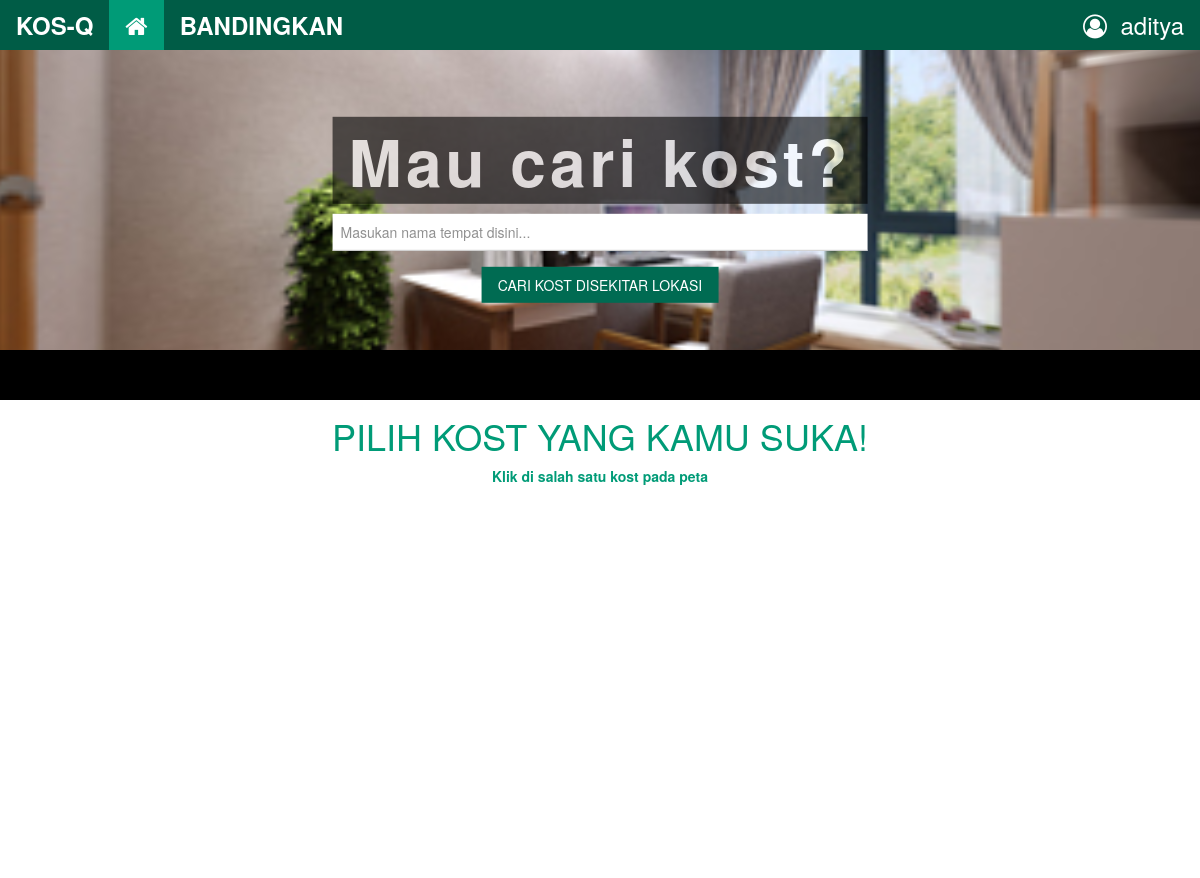
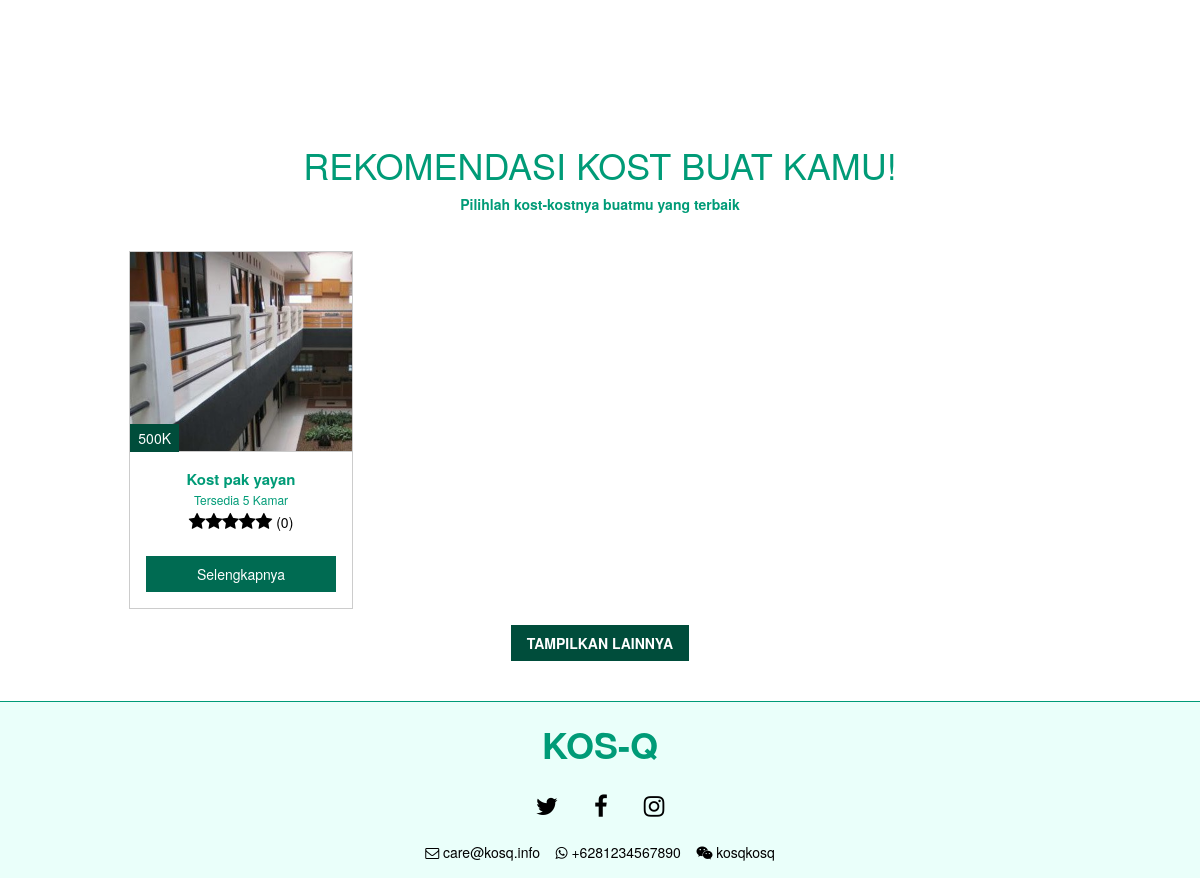
Page / (signed in) on the committed database (2 pictures, top to bottom).
### tables this page shows
CREATE TABLE `userBiasa` (
  `id` bigint(20) NOT NULL,
  `depan` varchar(50) NOT NULL,
  `belakang` varchar(50) NOT NULL,
  `userBiasa` varchar(10) NOT NULL,
  `email` varchar(255) NOT NULL,
  `namaKost` varchar(255) NOT NULL,
  `pass` varchar(255) NOT NULL,
  `status` int(1) NOT NULL DEFAULT '0'
);

CREATE TABLE `dataKost` (
  `id` bigint(12) NOT NULL,
  `nama` varchar(150) NOT NULL,
  `lat` varchar(255) NOT NULL,
  `long` varchar(255) NOT NULL,
  `intro` text NOT NULL,
  `harga` bigint(12) NOT NULL
);

CREATE TABLE `fotoKost` (
  `id` bigint(12) NOT NULL,
  `fotoKT` varchar(255) NOT NULL,
  `fotoKM` varchar(255) NOT NULL
);

CREATE TABLE `kapasitasKost` (
  `id_kost` bigint(12) NOT NULL,
  `kapasitas` int(5) NOT NULL
);

### index.php (the view, shortened to what this page needs)
<?php
	$home = "w3-theme";
	include "atas.php";
?>
<div class="w3-display-container">
	<div id="header" style="height:400px;width:100%"></div>
    <div class="w3-display-middle">
		<h1 class="w3-jumbo w3-text-white w3-wide w3-black w3-opacity w3-padding"><b>Mau cari kost?</b></h1>
		<form class="w3-center">
			<input class="w3-input w3-margin-bottom" id="address" type="text" placeholder="Masukan nama tempat disini...">
  			<input type="button" id="submit" class="w3-bar-item w3-button w3-theme-d3 w3-hover-theme" value="CARI KOST DISEKITAR LOKASI"/>
		</form>
	</div>
</div>
<div class="w3-container">
	<div class="w3-row">
		<div class="w3-col l1 w3-hide-medium w3-hide-small">
		</div>
		<div class="w3-col l10 m12 s12 w3-text-theme">
			<div class="w3-center w3-margin-bottom">
				<h1 class="w3-margin-top">PILIH KOST YANG KAMU SUKA!</h1>
				<label>Klik di salah satu kost pada peta</label>
			</div>
			<div id="map" class="w3-margin-top w3-margin-bottom" style="height:500px"></div>
			<div class="w3-center w3-margin-bottom">
				<h1 class="w3-margin-top">REKOMENDASI KOST BUAT KAMU!</h1>
				<label>Pilihlah kost-kostnya buatmu yang terbaik</label>
			</div>
			<div class="w3-row-padding w3-margin-top w3-center">
			<?php
				$sqlsql = "SELECT * FROM dataKost dk
						   INNER JOIN kapasitasKost kk ON dk.id = kk.id_kost
						   INNER JOIN fotoKost fk ON dk.id = fk.id WHERE kk.kapasitas > 0 ORDER BY rand()";
				$queryquery = mysql_query($sqlsql);
				while($k = mysql_fetch_array($queryquery)) { ?>
					<div class="w3-col l3 m4 s6">
						<div class="limitTampil w3-margin-top w3-border">
							<div class="w3-display-container">
								<div class="w3-display-bottomleft w3-theme-dark w3-padding-small">
									<?php echo "".($k['harga']/1000)."K"; ?>
								</div>
								<div style="width:100%;height:200px;overflow:hidden" class="w3-white w3-border-bottom">
									<center><img src="<?=$k['fotoKT']?>" height="200px"/></center>
								</div>
							</div>
							<div class="w3-row">
								<div class="w3-medium w3-margin-top">
									<b><?=$k['nama']?></b>
								</div>
								<div class="w3-small">
									Tersedia <?=$k['kapasitas']?> Kamar
								</div>
							</div>
							<?php
							    $ksq = mysql_query("SELECT AVG(kenyamanan) AS kenyamanan, AVG(keamanan) AS keamanan, AVG(kebersihan) AS kebersihan, COUNT(*) AS jumlahReview FROM reviewKost WHERE idKost = $k[id]");
							    $ytg = mysql_fetch_array($ksq);
							    $kenyamanan = $ytg['kenyamanan'];
							    $keamanan = $ytg['keamanan'];
							    $kebersihan = $ytg['kebersihan'];
							    $rata2 = round(($kenyamanan + $keamanan + $kebersihan) / 3);
							?>
							<div class="w3-bar w3-text-black w3-padding-small">
				                <?php
				                    for($a=0; $a<abs($rata2-5); $a++) {
				                        echo "<span class='w3-large fa fa-star'></span>";
				                    }
				                ?> (<?=$ytg['jumlahReview']?>)
							</div>
							<div onclick="location.href='tampil.php?id=<?=$k['id']?>'" class="w3-padding w3-margin w3-row w3-theme-d3 w3-hover-theme" style="cursor: pointer">
								Selengkapnya
							</div>
						</div>
					</div>
			<?
				}
			?>
			</div>
			<div class="w3-row-padding w3-center w3-margin-top">
				<div id="tampilkanLain" class="w3-button w3-hover-theme w3-theme-d5">
					<b>TAMPILKAN LAINNYA</b>
				</div>
			</div>
		</div>
	</div>
</div>
<br/><br/>
<?php
	include "bawah.php";
?>

### atas.php (shortened to what this page needs)
<!doctype html>
<html>
	<head>
		<link rel="stylesheet" type="text/css" href="css/w3.css"/>
		<link rel="stylesheet" type="text/css" href="css/warna.css"/>
		<link rel="stylesheet" href="https://cdnjs.cloudflare.com/ajax/libs/font-awesome/4.7.0/css/font-awesome.min.css">
		<link href="css/bootstrap.min.css" rel="stylesheet">
		<link rel="stylesheet" href="css/pannellum.css">
  	</head>
  	<body>
<div class="w3-top">
	<div class="w3-bar w3-xlarge w3-theme-d4">
		<div class="w3-bar-item"><b>KOS-Q</b>
		</div>
		<button onclick="location.href='index.php'" class="w3-hide-small w3-bar-item w3-button w3-hover-theme <?=$home?>">
			<b><i class="fa fa-home" aria-hidden="true"></i></b>
		</button>
		<button onclick="location.href='banding.php'" class="w3-hide-small w3-bar-item w3-button w3-hover-theme <?=$aktifBanding?>">
			<b>BANDINGKAN</b>
		</button>
		<?php if(isset($_SESSION['userBiasa']) && isset($_SESSION['pass'])) {
					$yhb = mysql_query("SELECT * FROM userBiasa WHERE userBiasa = '$_SESSION[userBiasa]'");
					$nmf = mysql_fetch_array($yhb);
		?>
			<div class="w3-dropdown-click w3-hover-theme w3-right w3-hide-small">
				<button onclick="fungsiDropdown()" class="w3-button">
					<i class="fa fa-user-circle-o" aria-hidden="true"></i>&nbsp;&nbsp;<?=$nmf['userBiasa']?>
				</button>
		    </div>
			<?php } else { ?>
			<button onclick="document.getElementById('formulir').style.display='block'" class="w3-hover-theme w3-bar-item w3-right w3-button w3-hide-small">
				<i class="fa fa-sign-in" aria-hidden="true"></i>&nbsp;&nbsp;Login
			</button>
		<?php } ?>
	</div>
</div>

### css/w3.css (style rules this page uses)
html { box-sizing:border-box }
*,*:before,*:after { box-sizing:inherit }
html { -ms-text-size-adjust:100%;-webkit-text-size-adjust:100% }
body { margin:0 }
img { border-style:none }
button,input,select,textarea { font:inherit;margin:0 }
button,input { overflow:visible }
button,select { text-transform:none }
button,html [type=button],[type=reset],[type=submit] { -webkit-appearance:button }
html,body { font-family:Verdana,sans-serif;font-size:15px;line-height:1.5 }
html { overflow-x:hidden }
h1 { font-size:36px }
h1,h2,h3,h4,h5,h6 { font-family:"Segoe UI",Arial,sans-serif;font-weight:400;margin:10px 0 }
.w3-wide { letter-spacing:4px }
img { margin-bottom:-5px }
.w3-btn,.w3-button { border:none;display:inline-block;outline:0;padding:8px 16px;vertical-align:middle;overflow:hidden;text-decoration:none;color:inherit;background-color:inherit;text-align:center;cursor:pointer;white-space:nowrap }
.w3-btn,.w3-button { -webkit-touch-callout:none;-webkit-user-select:none;-khtml-user-select:none;-moz-user-select:none;-ms-user-select:none;user-select:none }
.w3-tooltip,.w3-display-container { position:relative }
.w3-input { padding:8px;display:block;border:none;border-bottom:1px solid #ccc;width:100% }
.w3-dropdown-click,.w3-dropdown-hover { position:relative;display:inline-block;cursor:pointer }
.w3-bar { width:100%;overflow:hidden }
.w3-center .w3-bar { display:inline-block;width:auto }
.w3-bar .w3-bar-item { padding:8px 16px;float:left;width:auto;border:none;outline:none;display:block }
.w3-bar .w3-dropdown-hover,.w3-bar .w3-dropdown-click { position:static;float:left }
.w3-bar .w3-button { white-space:normal }
.w3-container:after,.w3-container:before,.w3-panel:after,.w3-panel:before,.w3-row:after,.w3-row:before,.w3-row-padding:after,.w3-row-padding:before, .w3-cell-row:before,.w3-cell-row:after,.w3-clear:after,.w3-clear:before,.w3-bar:before,.w3-bar:after { content:"";display:table;clear:both }
.w3-col,.w3-half,.w3-third,.w3-twothird,.w3-threequarter,.w3-quarter { float:left;width:100% }
.w3-col.s6 { width:49.99999% }
.w3-col.s12 { width:99.99999% }
@media (min-width:601px) { .w3-col.m4,.w3-third { width:33.33333% } }
@media (min-width:601px) { .w3-col.m12 { width:99.99999% } }
@media (min-width:993px) { .w3-col.l1 { width:8.33333% } }
@media (min-width:993px) { .w3-col.l3 { width:24.99999% } }
@media (min-width:993px) { .w3-col.l10 { width:83.33333% } }
.w3-top,.w3-bottom { position:fixed;width:100%;z-index:1 }
.w3-top { top:0 }
.w3-display-bottomleft { position:absolute;left:0;bottom:0 }
.w3-display-middle { position:absolute;top:50%;left:50%;transform:translate(-50%,-50%);-ms-transform:translate(-50%,-50%) }
.w3-row-padding,.w3-row-padding>.w3-half,.w3-row-padding>.w3-third,.w3-row-padding>.w3-twothird,.w3-row-padding>.w3-threequarter,.w3-row-padding>.w3-quarter,.w3-row-padding>.w3-col { padding:0 8px }
.w3-container,.w3-panel { padding:0.01em 16px }
.w3-opacity,.w3-hover-opacity:hover { opacity:0.60 }
.w3-small { font-size:12px!important }
.w3-medium { font-size:15px!important }
.w3-large { font-size:18px!important }
.w3-xlarge { font-size:24px!important }
.w3-jumbo { font-size:64px!important }
.w3-center { text-align:center!important }
.w3-border { border:1px solid #ccc!important }
.w3-border-bottom { border-bottom:1px solid #ccc!important }
.w3-margin { margin:16px!important }
.w3-margin-top { margin-top:16px!important }
.w3-margin-bottom { margin-bottom:16px!important }
.w3-padding-small { padding:4px 8px!important }
.w3-padding { padding:8px 16px!important }
.w3-right { float:right!important }
.w3-white,.w3-hover-white:hover { color:#000!important;background-color:#fff!important }
.w3-black,.w3-hover-black:hover { color:#fff!important;background-color:#000!important }
.w3-text-white,.w3-hover-text-white:hover { color:#fff!important }
.w3-text-black,.w3-hover-text-black:hover { color:#000!important }

### css/warna.css (style rules this page uses)
.w3-theme-d3 { color:#fff !important; background-color:#006b52 !important }
.w3-theme-d4 { color:#fff !important; background-color:#005c46 !important }
.w3-theme-d5 { color:#fff !important; background-color:#004d3b !important }
.w3-theme-dark { color:#fff !important; background-color:#004d3b !important }
.w3-theme { color:#fff !important; background-color:#009b77 !important }
.w3-text-theme { color:#009b77 !important }

### atas.php (style rules this page uses)
html, body { height: 100%; width: 100%; }
#map { height: 100%; }
.limitTampil { display: none; }

### rows in the picture
userbiasa: userBiasa "aditya"
datakost: $k['harga']/1000 "500", fotokost.fotoKT (picture), nama "Kost pak yayan", kapasitaskost.kapasitas "5", jumlahReview "0"
